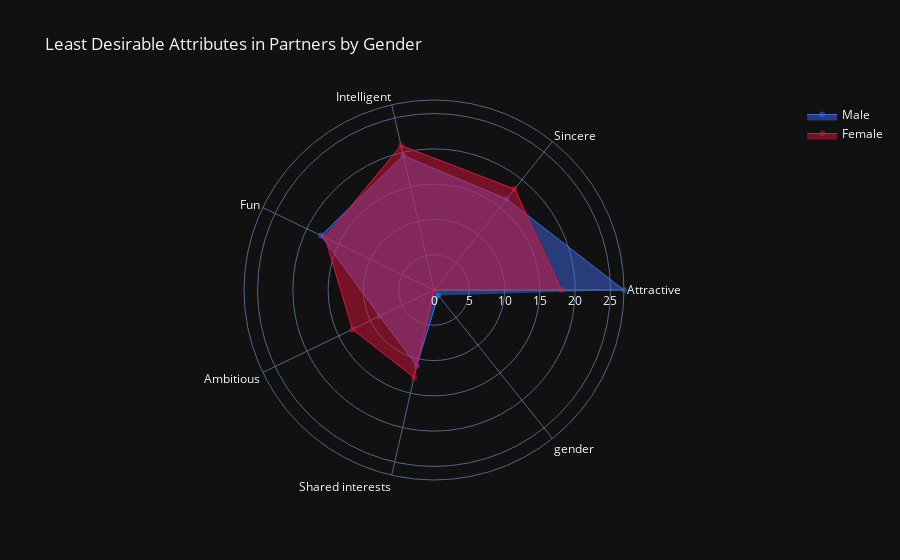

Notebook code cell kept with this figure:
### Markdown cell above
# Desirable attributes in a male and female partner

### Code cell
# Create the Radar chart
fig = go.Figure()

fig.add_trace(go.Scatterpolar(
    r=df_attr_males.values,
    theta=df_attr_males.index,
    fill='toself',
    name='Male',
    line=dict(color='royalblue', width=1),
    marker=dict(color='rgba(65, 105, 225, 0.5)')
))

fig.add_trace(go.Scatterpolar(
    r=df_attr_females.values,
    theta=df_attr_females.index,
    fill='toself',
    name='Female',
    line=dict(color='crimson', width=1),
    marker=dict(color='rgba(220, 20, 60, 0.5)')
))

fig.update_layout(
    polar=dict(
        radialaxis=dict(
            visible=True,
            range=[0, max(df_attr_males.max(), df_attr_females.max())]
        )),
    showlegend=True,
    title='Least Desirable Attributes in Partners by Gender',
    template='plotly_dark'
)

fig.show()

### Figure 1 — Plotly figure (JSON) as saved in the notebook; plotly's stock layout.template omitted (floating-point values rounded to 4 significant figures)
{"data": [{"fill": "toself", "line": {"color": "royalblue", "width": 1}, "marker": {"color": "rgba(65, 105, 225, 0.5)"}, "name": "Male", "r": [26.92, 16.5, 19.54, 17.76, 8.553, 11.0, 1], "theta": ["Attractive", "Sincere", "Intelligent", "Fun", "Ambitious", "Shared interests", "gender"], "type": "scatterpolar"}, {"fill": "toself", "line": {"color": "crimson", "width": 1}, "marker": {"color": "rgba(220, 20, 60, 0.5)"}, "name": "Female", "r": [18.06, 18.31, 21.0, 17.15, 12.83, 12.7, 0], "theta": ["Attractive", "Sincere", "Intelligent", "Fun", "Ambitious", "Shared interests", "gender"], "type": "scatterpolar"}], "layout": {"polar": {"radialaxis": {"range": [0, 26.92], "visible": true}}, "showlegend": true, "title": {"text": "Least Desirable Attributes in Partners by Gender"}}}
